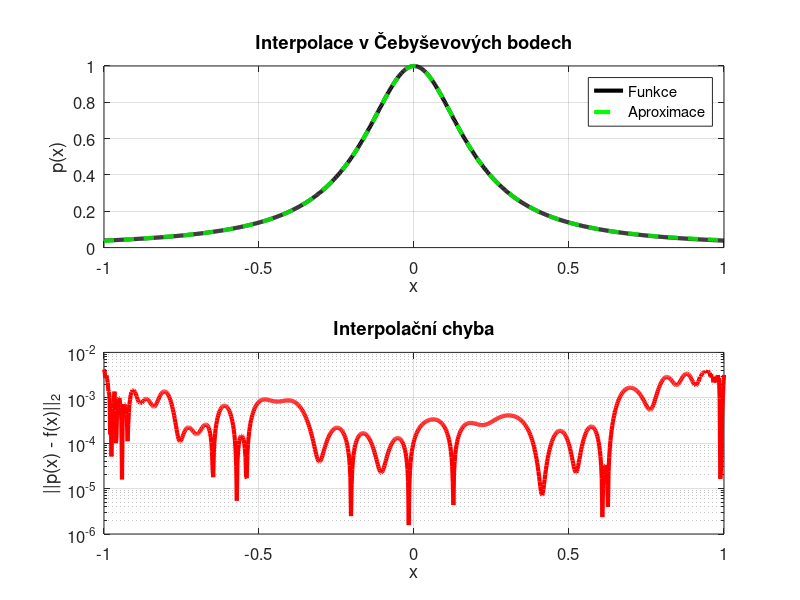
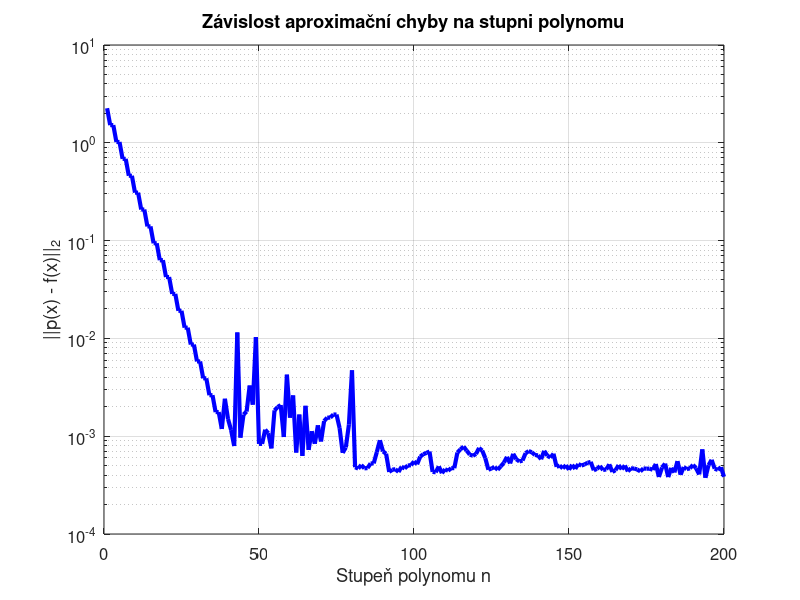

Source code (MATLAB) for these figures, in order:
% Generování Čebyševových uzlů
n = 80;
j = (0:n)';
x = cos(j * pi / n);

% Cílová funkce
f = 1 ./ (1 + 25 * x.^2);

% Interpolace pomocí polynomu
c = polyfit(x, f, n);

% Evaluace výsledného polynomu
s = linspace(-1, 1, 1000)';
y = polyval(c, s);

% Výpočet skutečné funkční hodnoty
y_exact = 1 ./ (1 + 25 * s.^2);
error = abs(y - y_exact);

% Grafické zobrazení
figure;
subplot(2,1,1);
plot(s, y_exact, 'k', 'LineWidth', 3); hold on;
plot(s, y, 'g--', 'LineWidth', 3);
title('Interpolace v Čebyševových bodech', 'FontSize', 16);
xlabel('x', 'FontSize', 14);
ylabel('p(x)', 'FontSize', 14);
legend('Funkce', 'Aproximace', 'FontSize', 12);
grid on;
set(gca, 'FontSize', 12);

subplot(2,1,2);
semilogy(s, error, 'r', 'LineWidth', 3);
xlim([-1 1]);
title('Interpolační chyba', 'FontSize', 16);
xlabel('x', 'FontSize', 14);
ylabel('||p(x) - f(x)||_2', 'FontSize', 14);
grid on;
set(gca, 'FontSize', 12);

% Rozsah stupňů polynomu
n_values = 1:200;
errors = zeros(size(n_values));

for idx = 1:length(n_values)
    n = n_values(idx);

    % Sestavení Vandermondeovy matice
    A = x .^ (0:n);

    % Výpočet koeficientů metodou nejmenších čtverců
    c = A \ f;

    % Výpočet aproximace
    f_approx = A * c;

    % Výpočet chyby v 2-normě
    errors(idx) = norm(f - f_approx, 2);
end

% Vykreslení grafu chyby
figure;
semilogy(n_values, errors, 'b', 'LineWidth', 3);
xlabel('Stupeň polynomu n', 'FontSize', 14);
ylabel('||p(x) - f(x)||_2', 'FontSize', 14);
title('Závislost aproximační chyby na stupni polynomu', 'FontSize', 16);
grid on;
set(gca, 'FontSize', 12);
